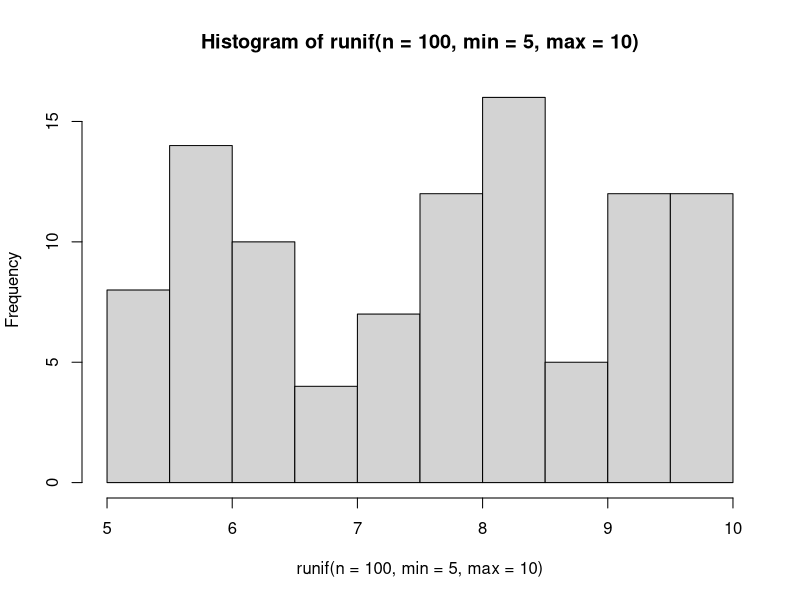
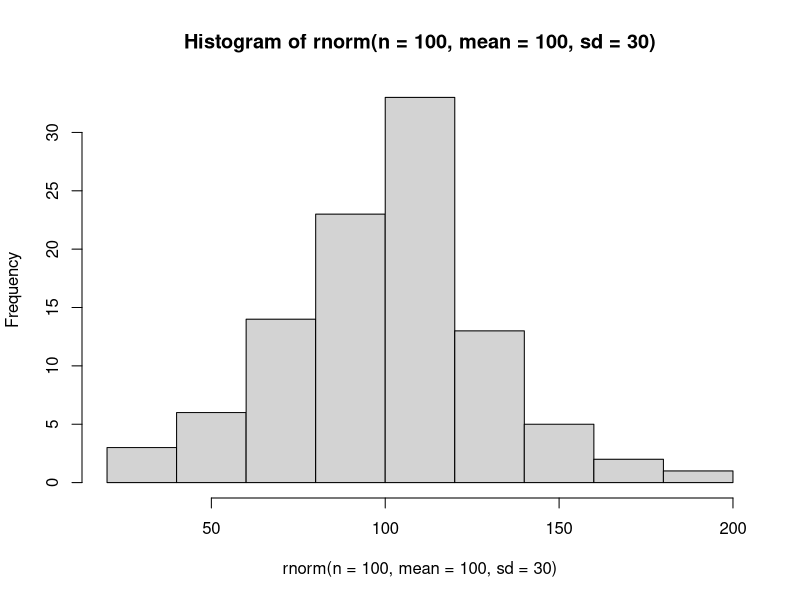

These figures' R source, in order: (Note: this script raises an error after producing the figures.)
##### Vectors, Matrices, Data Frames, and Lists
##### 17 January 2023
##### LVA

#### Vectors (cont'd)
#### Properties

## Coercion

### All atomic vectors are of the same data type
### If you use c() to assemble different types, R coerces them
### logical -> integer -> double -> character

a <- c(2, 2.2)
a #coerces to double

b <- c("purple", "green")
typeof(b)

d <- c(a,b)
typeof(d)

### comparison operators yield a logical result
a <- runif(10)
print(a)

a > 0.5 # conditional statement 

### How many elements in the vector are > 0.5
sum(a > 0.5)
mean(a > 0.5) # what proportion of vector are greater than 0.5


#### Vectorization 
## add a constant to a vector 

z <- c(10, 20, 30)
z + 1

## what happens when vectors are added together?
y <- c(1, 2, 3)

z + y # results in an "element by element" operation on the vector

z^2

## Recycling 
# what if vector lengths are not equal?

z
x <- c(1,2)
z + x #warning is issued but calculation is still made
# shorter vector is always recycled 

#### Simulating data: runif and rnorm()

runif(n=5, min=5, max=10) #n sample size, min = minimum value, max=maximum value

set.seed(111) # set.seed can any number, sets random number generator (is reproducible)
runif(n=100, min=5, max=10)

hist(runif(n=100, min=5, max=10))

## rnorm: random normal values with mean 0 and sd 1
randomNormalNumbers <- rnorm(100)
mean(randomNormalNumbers) #hist function shows distribution

rnorm(n=100, mean=100, sd=30)
hist(rnorm(n=100, mean=100, sd=30))

########## Matrix data structure
### 2 dimensional (rows and columns)
### homogeneous data type 

# matrix is an atomic vector organized into rows and columns
my_vec <- 1:12

m <- matrix(data = my_vec, nrow=4)
m

m <- matrix(data = my_vec, ncol=3)
m

m <- matrix(data = my_vec, ncol=3, byrow=TRUE)
m

#### Lists
## are atomic vectors BUT each element can hold different data types (and different sizes)

myList <- list(1:10, matrix(1:8, nrow=4, byrow=TRUE), letters[1:3], pi)
class(myList)
str(myList)

### subsetting lists
## using [] gives you a single item BUT not the elements
myList[4]
myList[4] - 3 #single brackets gives you only elements in slot which is always type list

# to grab object itself, use [[]]
myList[[4]] #now we access contents

myList[[4]] - 3 

myList[[2]][4,1] ## 2 dim subsetting -> first number is row index, second is column [4,1] gives 4th row, first column

myList[c(1,2)] # to obtain multiple compartments of list

c(myList[[1]], myList[[2]]) # to obtain multiple elements within list

### Name list items when they are created
myList2 <- list(Tester = FALSE, littleM = matrix(1:9, nrow=3))
myList2$Tester #dollar sign accesses named elements

myList2$littleM[2,3] #extracts second row, third column of littleM

myList2$littleM[2,] # leave blank if you want all elements [2,] = second row, all columns

myList2$littleM[2] #gives second element

### unlist to string everything back to vector
unRolled <- unlist(myList2)
unRolled

data(iris)
head(iris)
plot(Sepal.Length ~ Petal.Length, data= iris) #y~x
model <- lm(Sepal.Length ~ Petal.Length, data=iris)
results <- summary(model)

str(results)
# use [] to extract Petal.Length pvalue
results$coefficients["Petal.Length","Pr(>|t|)"]
results[[4]][2,4]

# different way: use unlist()
unlist(results)$coefficients8

### Data frames 
## (list of) equal-lengthed vectors, each of which is a column

varA <- 1:12
varB <- rep(c("Con", "LowN", "HighN"), each=4)
varC <- runif(12)

dFrame <- data.frame(varA, varB, varC, stringsAsFactors = FALSE)
print(dFrame)

# add another row
newData <- list(varA=13, varB= "HighN", varC= 0.668)

# use rbind() 
dFrame <- rbind(dFrame, newData)

### why can't we use c?
newData2 <- c(14, "HighN", 0.668) #coerces to character
dFrame <- rbind(dFrame, newData2) #all character data types now!

### add a column 
newVar <- runif(14)

# use dim() to check rows and columns

# use cbind() function to add column
dFrame <- cbind(dFrame, newVar)
head(dFrame)

### Data frames vs Matrices
zMat <- matrix(data=1:30, ncol=3, byrow=TRUE)
zDframe <- as.data.frame(zMat)

zMat[3,3]
zDframe[3,3]

zMat[,3]
zDframe[,3]
zDframe$V3
zDframe["V3"]

zMat[3,]
zDframe[3,]

zMat[3]
zDframe[3] # different!! whole third column is given

##### Eliminating NAs
# complete.cases() function
zD <- c(NA, rnorm(10), NA, rnorm(3))
complete.cases(zD) #gives logical output

# clean out NAs
zD[complete.cases(zD)]
which(!complete.cases(zD))
which(is.na(zD))

#use with matrix
m <- matrix(1:20, nrow=5)
m[1,1] <- NA 
m[5,4] <- NA
complete.cases(m) #gives T/F as to whether whole row is 'complete' (no NAs)
m[complete.cases(m),]

## get complete cases for only certain rows
m[complete.cases(m[,c(1:2)]),]


